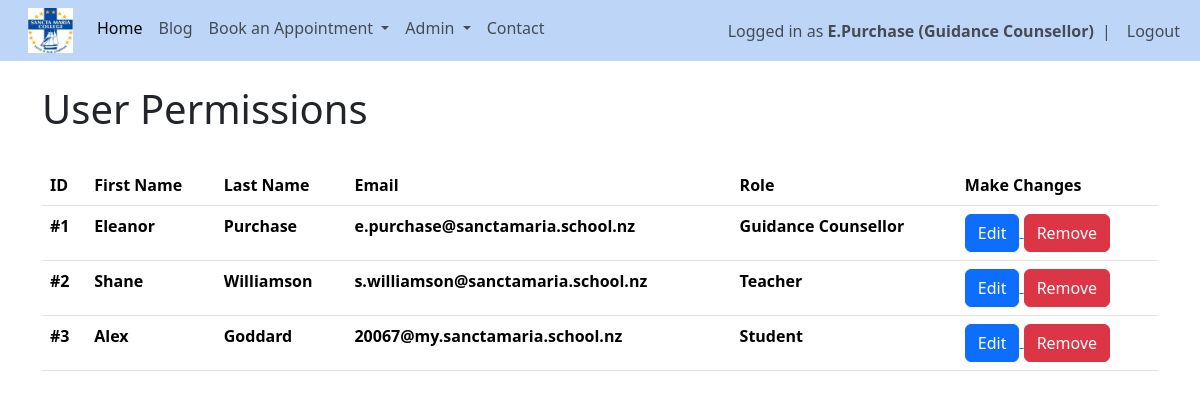
The app's page /permissions (signed in), older data.
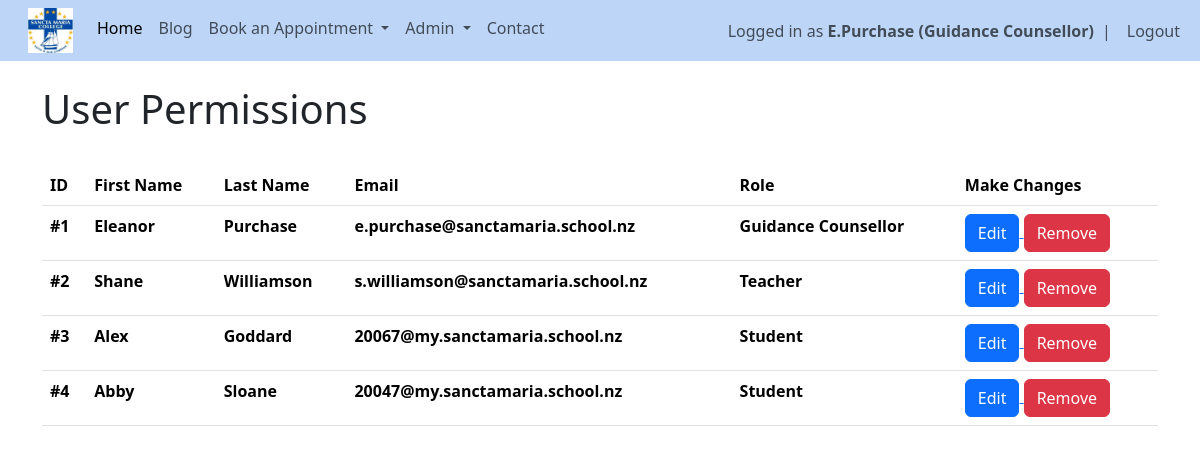
The same page, newer data.
### website/models.py (models this page shows)
class User(db.Model, UserMixin):
    id = db.Column(db.Integer, primary_key=True)
    email = db.Column(db.String(150), unique=True)
    fname = db.Column(db.String(20))
    lname = db.Column(db.String(20))
    username = db.Column(db.String(150), unique=True)
    role = db.Column(db.String(150))
    password = db.Column(db.String(150))
    date_created = db.Column(db.DateTime(timezone=True), default=func.now())
    posts = db.relationship('Post', backref='user', passive_deletes=True)
    comments = db.relationship('Comment', backref='user', passive_deletes=True)
    likes = db.relationship('Like', backref='user', passive_deletes=True)

### website/views.py (the view)
@views.route("/permissions")
@login_required
def permissions():
    if current_user.role != "Guidance Counsellor":
        flash("Access Denied", category='error')
        return redirect(url_for('views.home'))
    users= User.query.all()
    return render_template("permissions.html", user=current_user, users=users)

### website/__init__.py (called while the page is built)
def create_app():
    app = Flask(__name__)
    app.config['SECRET_KEY'] = "DQiAlMIU5u5eeLDw4KPMHx4d"
    app.config['SQLALCHEMY_DATABASE_URI'] = f'sqlite:///{DB_NAME}'
    db.init_app(app)
    from .views import views
    from .auth import auth
    app.register_blueprint(views, url_prefix="/")
    app.register_blueprint(auth, url_prefix="/")
    from .models import User, Post
    with app.app_context():
        db.create_all()
    login_manager = LoginManager()
    login_manager.login_view = "auth.login"
    login_manager.init_app(app)
    @login_manager.user_loader
    def load_user(id):
        return User.query.get(int(id))
    return app

### website/templates/permissions.html
 {% extends "template.html" %} {% block title %} User Permissions {% endblock %}
  {% block content %}
  <br/>
  <h1>{% block header %} User Permissions {% endblock %}</h1>
  <br/>
  <table class="table table-hover">
        <tr>
            <th>ID</th>
            <th>First Name</th>
            <th>Last Name</th>
            <th>Email</th>
            <th>Role</th>
            <th>Make Changes</th>
        </tr>
        {% for user in users %}
        <tr>
            <th>#{{user.id}}</th>
            <th>{{user.fname}}</th>
            <th>{{user.lname}}</th>
            <th>{{user.email}}</th>
            <th>{{user.role}}</th>
            <th>
                <a href="/update-user/{{user.id}}">
                    <button  type="button" class="btn btn-primary">Edit</button>
                </a>
                <a href="/delete-user/{{user.id}}">
                    <button  type="button" class="btn btn-danger">Remove</button>
                </a>
            </th>
        </tr>
        {% endfor %}
    </table>
  {% endblock %}

### website/templates/template.html (shortened to what this page needs)
<!DOCTYPE html>
<html>
    <head>
        <link href="https://cdn.jsdelivr.net/npm/bootstrap@5.3.8/dist/css/bootstrap.min.css" rel="stylesheet">
        <link rel="stylesheet" type="text/css" href="{{ url_for('static', filename='main.css') }}">
    </head>
    <body>
        <nav class="navbar navbar-expand-lg">
            <div class="container-fluid">
              <div class="collapse navbar-collapse" id="navbarSupportedContent">
                <ul class="navbar-nav me-auto mb-2 mb-lg-0">
                  <li class="nav-item">
                      <a class="navbar-brand" href="/home">
                          <img src="static/img/schoollogo.jpg" width="45px" height="45px">
                      </a>
                  </li>
                  <li class="nav-item">
                      <a class="nav-link active" href="/home">Home</a>
                  </li>
                  {% if user.is_authenticated %}
                  <li class="nav-item">
                    <a class="nav-link" href="/blog">Blog</a>
                  </li>
                  <li class="nav-item dropdown">
                      <a class="nav-link dropdown-toggle" href="#" role="button"
                          data-bs-toggle="dropdown">
                          Book an Appointment
                      </a>
                  </li>
                  {% if current_user.role == "Guidance Counsellor" %}
                  <li class="nav-item dropdown">
                      <a class="nav-link dropdown-toggle" href="#" role="button"
                          data-bs-toggle="dropdown">
                          Admin
                      </a>
                  </li>
                  {% endif %}
                  {% endif %}
                  <li class="nav-item">
                      <a class="nav-link" href="/contact">Contact</a>
                  </li>
                </ul>
                <ul class="navbar-nav ms-auto align-items-center">
                {% if user.is_authenticated %}
                <li class="nav-item">
                    <span class="navbar-text">
                        Logged in as <strong>{{ user.username }} ({{ user.role }})</strong>
                    </span>
                </li>
                <li class="nav-item mx-2">
                    <span class="navbar-text">|</span>
                </li>
                <li class="nav-item">
                    <a class="nav-link py-0" href="/logout">Logout</a>
                </li>
                {% endif %}
                </ul>
              </div>
            </div>
          </nav>
        <div class="container">{% block content %} {% endblock %}</div>
      </body>
</html>

### website/static/main.css (style rules this page uses)
nav { background-color: #bdd6f7; }

Row changes from the older to the newer data that the page shows:
added User: id "4", fname "Abby", lname "Sloane", email "20047@my.sanctamaria.school.nz", role "Student"
